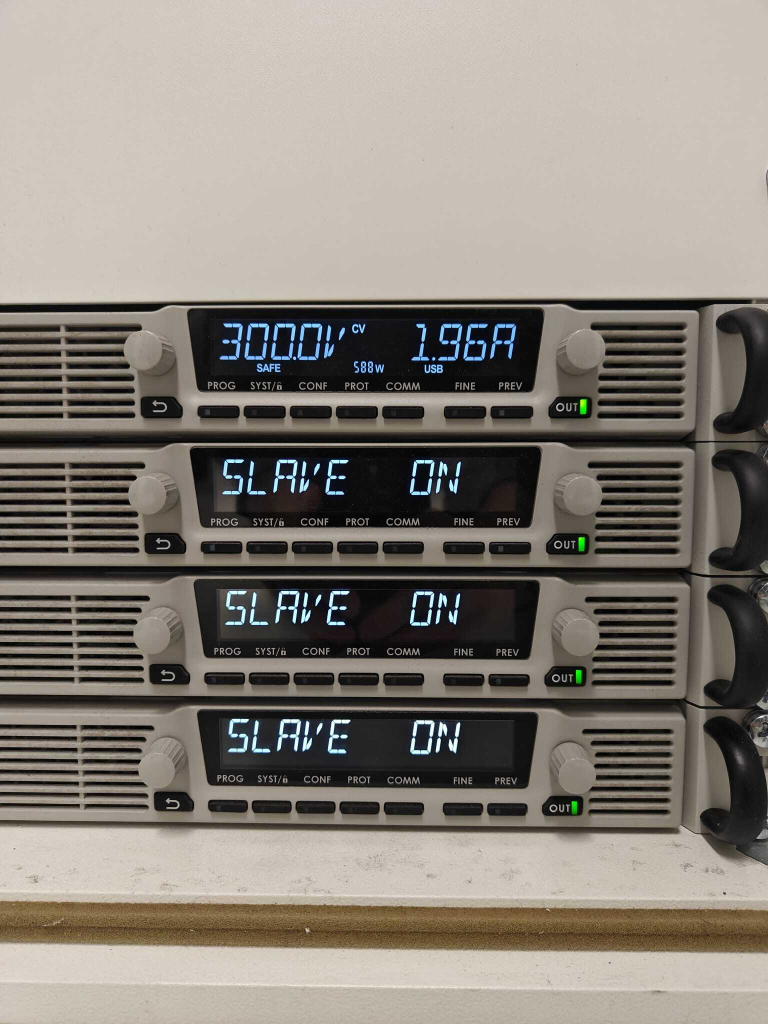
#> input picture Orignal_Image/whatsapp_image_2025-03-20_at_11.55.55.jpeg, 1536 x 2048 px, found by its file name (shown at 1/2 size)
$ python main.py
#> lines starting #> are read from the running program, lines starting #| are printed output that depends on the picture; after the words box and inside, x2 and y2 are one past the last pixel; in counts of white or black regions, pixels touching at a corner belong together
### image_processing.py
import cv2

def preprocess_image(image_path, crop_coords, processed_image_path):
#> called with crop_coords = (409, 624, 245, 112)
    image = cv2.imread(image_path, cv2.IMREAD_GRAYSCALE)
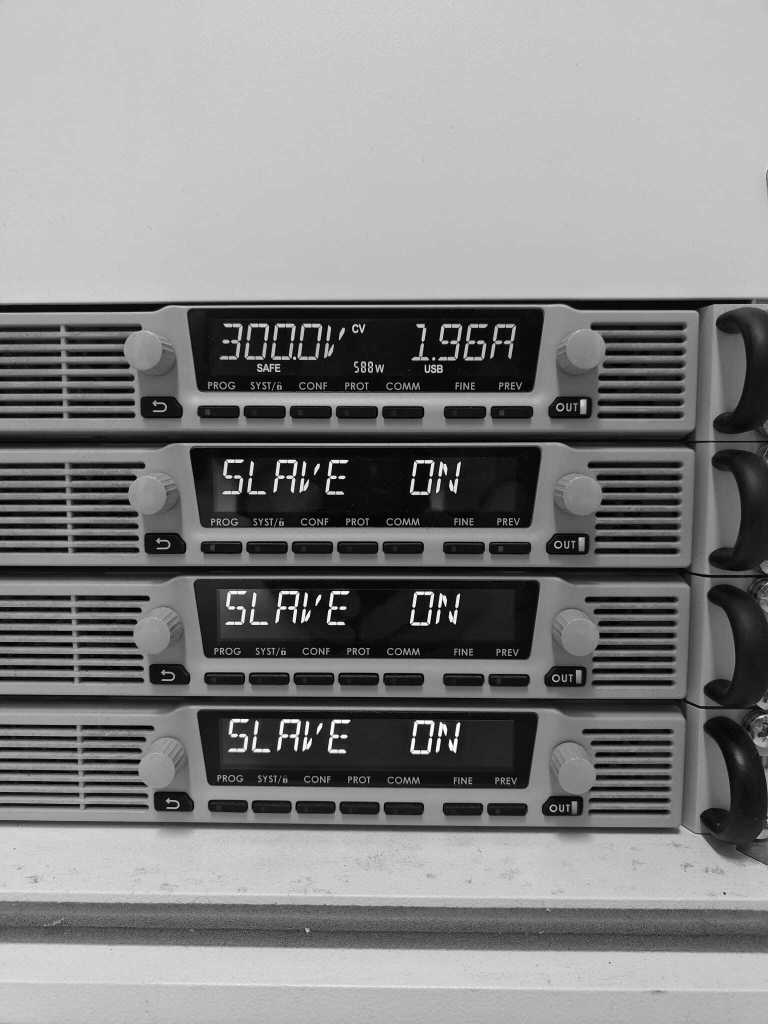
#> image: shape (2048, 1536) (shown at 1/2 size); min 0, max 255, mean 129.8
    if image is None:
        print("Failed to read the image.")
        return None

    x, y, w, h = crop_coords
    cropped = image[y:y+h, x:x+w]
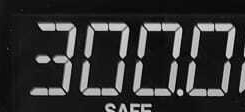
#> cropped: shape (112, 245); min 0, max 233, mean 51.3
    denoised = cv2.fastNlMeansDenoising(cropped, None, 30, 7, 21)
    _, binary = cv2.threshold(denoised, 0, 255, cv2.THRESH_BINARY + cv2.THRESH_OTSU)
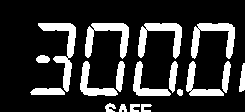
#> binary: shape (112, 245); 19.3% white; 18 white regions, largest, box (x1, y1, x2, y2) and area: (38, 23, 76, 92) 750, (85, 23, 129, 59) 661, (138, 23, 182, 59) 659
    cv2.imwrite(processed_image_path, binary)
    return processed_image_path

### ocr_api.py
import requests
from config import url, api_key

def send_to_ocr_api(processed_image_path):
    with open(processed_image_path, "rb") as image_file:
#> (the run stopped early here; a loop or call above may not have finished)
